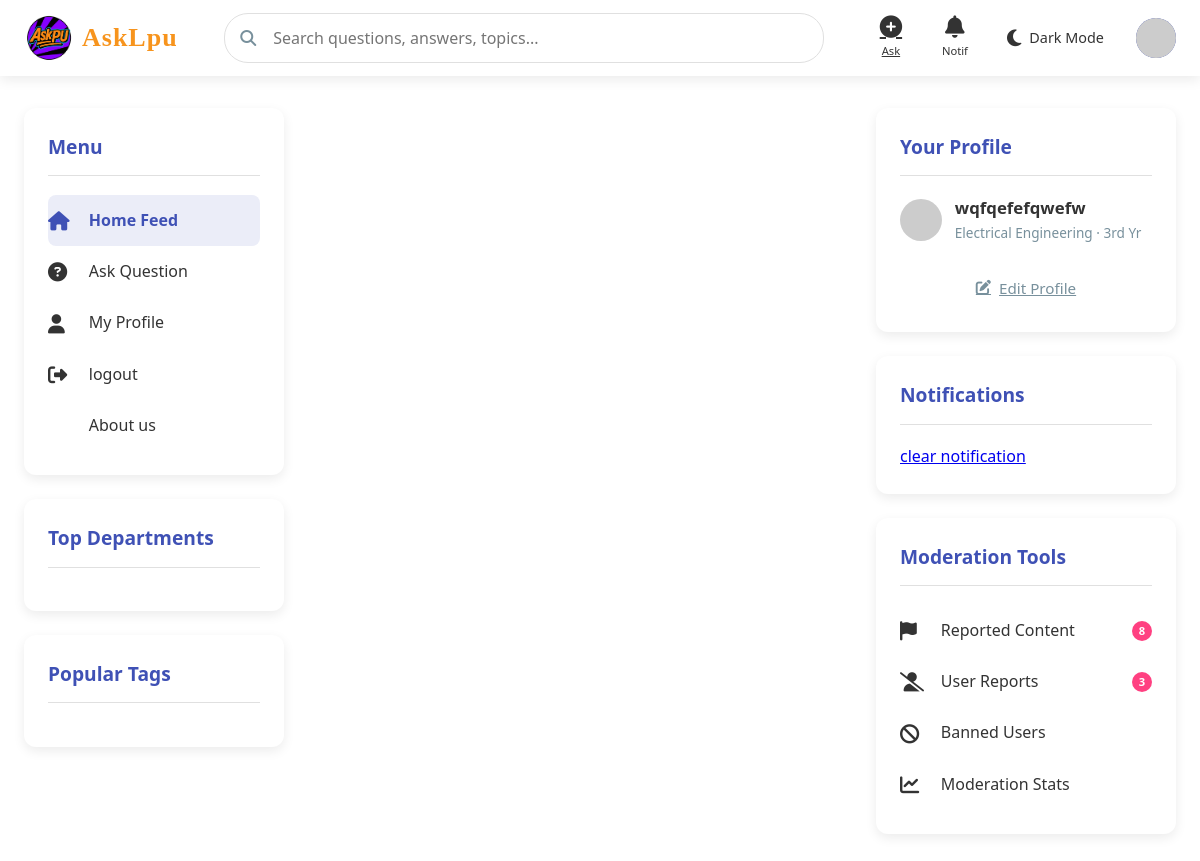
The page /index (signed in) on the database its author committed.
### app.py (models this page shows)
class User(db.Model):
    id = db.Column(db.Integer, primary_key=True)#use
    first_name=db.Column(db.String(90),unique=False, nullable=False)
    last_name=db.Column(db.String(90),unique=False, nullable=False)
    full_name=db.Column(db.String(90),unique=True, nullable=True)#use
    username = db.Column(db.String(80), unique=True, nullable=False)#use
    email = db.Column(db.String(120), unique=True, nullable=False)#use
    c_id = db.Column(db.String(200), nullable=False)#use
    password = db.Column(db.String(200), nullable=False)#use
    role = db.Column(db.String(20), default='student',nullable=True)#use
    department = db.Column(db.String(50), nullable=True)#use
    year = db.Column(db.String(90), nullable=True)#use
    questions = db.relationship('Question', backref='author', lazy=True)
    bio = db.Column(db.Text, nullable=True)#use
    interest= db.Column(db.String(200), nullable=True)
    skiils=db.Column(db.String(200), nullable=True)
    location=db.Column(db.String(200), nullable=True)
    created_at = db.Column(db.DateTime, default=datetime.utcnow)
    questions = db.relationship('Question', backref='author', lazy=True)
    answers = db.relationship('Answer', backref='author', lazy=True)
    image = db.Column(db.String(300), nullable=True)
    otp=db.Column(db.Integer)#use
    achievement=db.Column(db.String(200), nullable=True)
    course=db.Column(db.String(200), nullable=True)
    verify= db.Column(db.Boolean, default=False)
    voted_on = db.relationship(
        'Answer',
        secondary=votes_association,
        back_populates='voters'
    )

### app.py (the view)
@app.route('/index')
def index():
    user_id = session.get('user_id')
    if user_id:
        question = Question.query.order_by(desc(Question.created_at)).all()
        x = session.get('user_id')
        user=User.query.get(x)
        notifications = Notification.query.filter_by(recipient_id=user.id).order_by(desc(Notification.created_at)).all()
        question_list = Question.query.order_by(desc(Question.created_at)).all()
        all_tags = []
        for q in question_list:
            if q.tags:
                tags = [tag.strip() for tag in q.tags.split(',') if tag.strip()]
                all_tags.extend(tags)
        tag_counter = Counter(all_tags)
        top_tags = [tag for tag, count in tag_counter.most_common(10)]
        departments = db.session.query(Question.department).distinct().all()
        department_tags = [dept[0] for dept in departments if dept[0]]
        return render_template('index.html',user=user,questions=question,top_tags=top_tags,
                               department_tags=department_tags,
                               notifications=notifications)
    else:
        flash('You need to login first', 'warning')
        return redirect(url_for('login'))

### templates/index.html (shortened to what this page needs)
<!DOCTYPE html>
<html lang="en">
<head>
    <link rel="stylesheet" href="https://cdnjs.cloudflare.com/ajax/libs/font-awesome/6.4.0/css/all.min.css">
    <link rel="stylesheet" href="{{url_for ('static',filename='css/styles.css')}}">
</head>
<body>
    <header>
        <div class="header-container">
            <a href="{{ url_for('index') }}" class="logo">
<img src="{{ url_for('static', filename='uploads/logo.png') }}"
     alt="Logo"
     style="height: 50px; width: auto; max-width: 100%; object-fit: contain;">
<span class="logo-text">AskLpu</span>
            </a>
    <div class="search-container">
        <i class="fas fa-search search-icon"></i>
        <input type="text" class="search-bar" name="query" placeholder="Search questions, answers, topics...">
    </div>
            <div class="nav-icons">
                <a href="{{url_for('ask')}}" class="nav-icon" id="ask-btn">
                    <i class="fas fa-plus-circle"></i>
                    <span>Ask</span>
                </a>
                <div class="nav-icon" id="notifications-btn">
                    <i class="fas fa-bell"></i>
                    <span>Notif</span>
                </div>
                <div class="theme-toggle" id="theme-toggle">
                    <i class="fas fa-moon toggle-icon" id="theme-icon"></i>
                    <span class="toggle-text">Dark Mode</span>
                </div>
                <a href="{{url_for('profile')}}" class="user-avatar" id="profile-btn">
                    {% if user.image %}
  <img src="{{ url_for('static', filename='uploads/' + user.image) }}" alt="Avatar">
{% else %}
  <img src="https://api.dicebear.com/6.x/avataaars/svg?seed={{ user.username }}" alt="Default Avatar">
{% endif %}
                </a>
            </div>
        </div>
    </header>
    <div class="main-container">
        <div class="sidebar">
            <div class="sidebar-card">
                <h3 class="sidebar-title">Menu</h3>
                <a href="{{ url_for('index') }}" class="menu-item active-menu">
                    <i class="fas fa-home"></i>
                    <span>Home Feed</span>
                </a>
                <a href="{{url_for('ask')}}" class="menu-item">
                    <i class="fas fa-question-circle"></i>
                    <span>Ask Question</span>
                </a>
                <a href="{{url_for('profile')}}" class="menu-item">
                    <i class="fas fa-user"></i>
                    <span>My Profile</span>
                </a>
                    <a href="{{url_for('logout')}}" class="menu-item">
                    <i class="fas fa-sign-out-alt"></i>
                    <span>logout</span>
                    </a>
                             <a href="{{url_for('about_us')}}" class="menu-item">
            <span>About us</span>
        </a>
            </div>
            <div class="sidebar-card">
                <h3 class="sidebar-title">Top Departments</h3>
            </div>
            <div class="sidebar-card">
                <h3 class="sidebar-title">Popular Tags</h3>
            </div>
        </div>
        <div class="main-content">
        </div>
        <div class="right-sidebar">
            <div class="sidebar-card">
                <h3 class="sidebar-title">Your Profile</h3>
                <div class="user-info" style="margin-bottom: 1.5rem;">
                    {% if user.image %}
  <img src="{{ url_for('static', filename='uploads/' + user.image) }}" alt="Avatar">
{% else %}
  <img src="https://api.dicebear.com/6.x/avataaars/svg?seed={{ user.username }}" alt="Default Avatar">
{% endif %}
                    <div class="user-details">
                        <div class="user-name">{{ user.full_name }}</div>
                        <div class="user-meta">{{user.department }} · {{user.year}} Yr</div>
                    </div>
                </div>
                <a href="edit-profile.html" class="action-button" style="width: 100%; justify-content: center;">
                    <i class="fas fa-edit"></i>
                    <span>Edit Profile</span>
                </a>
            </div>
            <div class="sidebar-card">
                <h3 class="sidebar-title">Notifications</h3>
<a href="{{url_for('clear_notification')}}">
         clear notification
         </a>
            </div>
            <div class="sidebar-card">
                <h3 class="sidebar-title">Moderation Tools</h3>
                <a href="#" class="menu-item">
                    <i class="fas fa-flag"></i>
                    <span>Reported Content</span>
                    <div class="notification-badge" style="position: static; margin-left: auto;">8</div>
                </a>
                <a href="#" class="menu-item">
                    <i class="fas fa-user-slash"></i>
                    <span>User Reports</span>
                    <div class="notification-badge" style="position: static; margin-left: auto;">3</div>
                </a>
                <a href="#" class="menu-item">
                    <i class="fas fa-ban"></i>
                    <span>Banned Users</span>
                </a>
                <a href="#" class="menu-item">
                    <i class="fas fa-chart-line"></i>
                    <span>Moderation Stats</span>
                </a>
            </div>
        </div>
    </div>
</body>
</html>

### static/css/styles.css (style rules this page uses)
:root { --primary: #3f51b5; --primary-dark: #303f9f; --accent: #ff4081; --light: #f5f7fa; --dark: #263238; --gray: #78909c; --success: #4caf50; --warning: #ff9800; --danger: #f44336; --shadow: 0 4px 12px rgba(0, 0, 0, 0.08); --transition: all 0.3s ease; --bg-color: #ffffff; --text-color: #333333; --card-bg: #ffffff; --header-bg: #ffffff; --border-color: #e0e0e0; --sidebar-bg: #ffffff; --hover-bg: rgba(63, 81, 181, 0.05); --active-bg: rgba(63, 81, 181, 0.1); --input-bg: #ffffff; --modal-bg: #ffffff; --comment-bg: #f5f7fa; }
* { margin: 0; padding: 0; box-sizing: border-box; font-family: 'Segoe UI', Tahoma, Geneva, Verdana, sans-serif; }
body { background-color: var(--bg-color); color: var(--text-color); line-height: 1.6; transition: var(--transition); }
header { background-color: var(--header-bg); box-shadow: var(--shadow); position: sticky; top: 0; z-index: 100; transition: var(--transition); }
.header-container { display: flex; justify-content: space-between; align-items: center; padding: 0.8rem 1.5rem; max-width: 1400px; margin: 0 auto; flex-wrap: wrap; }
.logo { display: flex; align-items: center; gap: 0.5rem; font-size: 1.8rem; font-weight: 700; color: var(--primary); text-decoration: none; min-width: 50px; }
.search-container { flex: 1; min-width: 200px; max-width: 600px; margin: 0 2rem; position: relative; }
.search-bar { width: 100%; padding: 0.8rem 1.2rem; padding-left: 3rem; border-radius: 24px; border: 1px solid var(--border-color); background-color: var(--input-bg); font-size: 1rem; transition: var(--transition); color: var(--text-color); }
.search-icon { position: absolute; left: 1rem; top: 50%; transform: translateY(-50%); color: var(--gray); }
.nav-icons { display: flex; gap: 1.5rem; align-items: center; flex-wrap: wrap; }
.nav-icon { position: relative; cursor: pointer; color: var(--text-color); font-size: 1.4rem; transition: var(--transition); display: flex; flex-direction: column; align-items: center; min-width: 40px; }
.nav-icon span { font-size: 0.7rem; margin-top: 0.2rem; }
.notification-badge { position: absolute; top: -8px; right: -8px; background-color: var(--accent); color: white; border-radius: 50%; width: 20px; height: 20px; display: flex; align-items: center; justify-content: center; font-size: 0.7rem; font-weight: bold; }
.user-avatar { width: 40px; height: 40px; border-radius: 50%; background-color: var(--primary); color: white; display: flex; align-items: center; justify-content: center; font-weight: bold; cursor: pointer; overflow: hidden; flex-shrink: 0; }
.user-avatar img { width: 100%; height: 100%; object-fit: cover; }
.theme-toggle { display: flex; align-items: center; gap: 0.5rem; cursor: pointer; padding: 0.5rem; border-radius: 20px; background-color: var(--card-bg); transition: var(--transition); }
.toggle-icon { font-size: 1.2rem; }
.toggle-text { font-size: 0.9rem; }
.main-container { display: flex; max-width: 1400px; margin: 2rem auto; padding: 0 1.5rem; gap: 2rem; }
.sidebar { width: 260px; flex-shrink: 0; }
.main-content { flex: 1; min-width: 0; }
.right-sidebar { width: 300px; flex-shrink: 0; }
.logo-text { font-family: 'Dancing Script', cursive; font-size: 26px; font-weight: 600; color: #F7941D; letter-spacing: 1px; }
.user-info { display: flex; align-items: center; gap: 0.8rem; }
.user-info img { width: 42px; height: 42px; border-radius: 50%; object-fit: cover; }
.user-details { display: flex; flex-direction: column; }
.user-name { font-weight: 600; font-size: 1.05rem; color: var(--text-color); }
.user-meta { color: var(--gray); font-size: 0.85rem; }
.action-button { display: flex; align-items: center; gap: 0.5rem; background: none; border: none; color: var(--gray); font-size: 0.95rem; cursor: pointer; padding: 0.5rem 0.8rem; border-radius: 6px; transition: var(--transition); }
.sidebar-card { background: var(--card-bg); border-radius: 12px; box-shadow: var(--shadow); padding: 1.5rem; margin-bottom: 1.5rem; transition: var(--transition); }
.sidebar-title { font-size: 1.2rem; margin-bottom: 1.2rem; padding-bottom: 0.8rem; border-bottom: 1px solid var(--border-color); color: var(--primary); }
.menu-item { display: flex; align-items: center; padding: 0.8rem 0; color: var(--text-color); text-decoration: none; transition: var(--transition); border-radius: 8px; cursor: pointer; }
.menu-item i { width: 28px; font-size: 1.2rem; margin-right: 0.8rem; }
.active-menu { background-color: var(--active-bg); color: var(--primary); font-weight: 600; }

### rows shown on the page
User: full_name "wqfqefefqwefw", department "Electrical Engineering", year "3rd"
